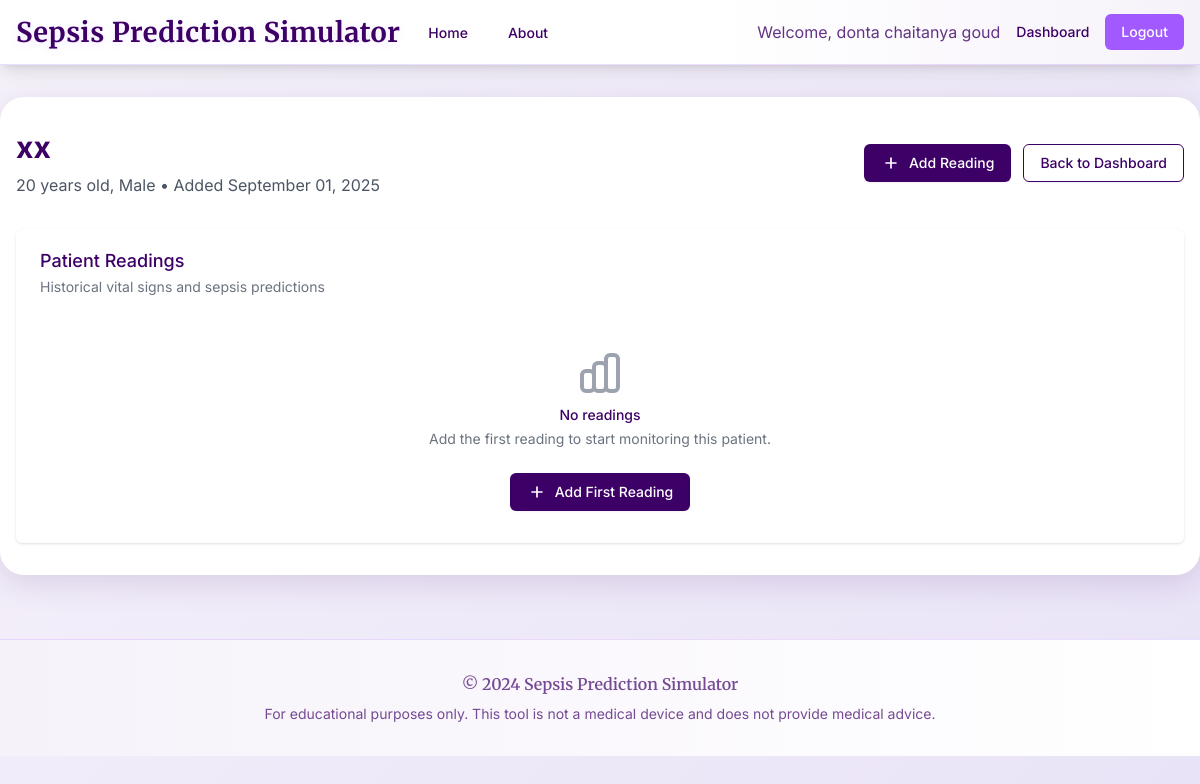
The page /patient/4 (signed in) on the database its author committed.
### app.py (models this page shows)
class User(UserMixin, db.Model):
    id = db.Column(db.Integer, primary_key=True)
    email = db.Column(db.String(120), unique=True, nullable=False)
    name = db.Column(db.String(120), nullable=False)
    password_hash = db.Column(db.String(255), nullable=False)
    created_at = db.Column(db.DateTime, default=datetime.utcnow)
    patients = db.relationship('Patient', backref='doctor', lazy=True)

class Patient(db.Model):
    id = db.Column(db.Integer, primary_key=True)
    doctor_id = db.Column(db.Integer, db.ForeignKey('user.id'), nullable=False)
    name = db.Column(db.String(120), nullable=False)
    age = db.Column(db.Integer, nullable=False)
    gender = db.Column(db.String(10), nullable=False)
    created_at = db.Column(db.DateTime, default=datetime.utcnow)
    readings = db.relationship('Reading', backref='patient', lazy=True, order_by='Reading.timestamp.desc()')

### app.py (the view)
@app.route('/patient/<int:patient_id>')
@doctor_required
def patient_detail(patient_id):
    patient = Patient.query.filter_by(id=patient_id, doctor_id=current_user.id).first_or_404()
    readings = patient.readings
    return render_template('patient_detail.html', patient=patient, readings=readings)

### app.py (called while the page is built)
@login_manager.user_loader
def load_user(user_id):
    return User.query.get(int(user_id))

def doctor_required(f):
    @wraps(f)
    def decorated_function(*args, **kwargs):
        if not current_user.is_authenticated:
            return redirect(url_for('login'))
        return f(*args, **kwargs)
    return decorated_function

### templates/patient_detail.html (shortened to what this page needs)
{% extends "base.html" %}
{% block content %}
<div class="max-w-7xl mx-auto">
    <div class="mb-8">
        <div class="flex items-center justify-between">
            <div>
                <h1 class="text-3xl font-bold" style="color: #3D0066;">{{ patient.name }}</h1>
                <p class="text-gray-600 mt-2">{{ patient.age }} years old, {{ patient.gender }} • Added {{ patient.created_at.strftime('%B %d, %Y') }}</p>
            </div>
            <div class="flex space-x-3">
                <a href="{{ url_for('new_reading', patient_id=patient.id) }}"
                   class="inline-flex items-center px-4 py-2 border border-transparent text-sm font-medium rounded-md shadow-sm text-white"
                   style="background-color: #3D0066; hover:bg-[#2a0047]; focus:ring-2 focus:ring-offset-2; focus:ring-[#3D0066];">
                    <svg class="h-5 w-5 mr-2" fill="none" stroke="currentColor" viewBox="0 0 24 24">
                        <path stroke-linecap="round" stroke-linejoin="round" stroke-width="2" d="M12 6v6m0 0v6m0-6h6m-6 0H6"></path>
                    </svg>
                    Add Reading
                </a>
                <a href="{{ url_for('dashboard') }}"
                   class="inline-flex items-center px-4 py-2 border border-[#3D0066] shadow-sm text-sm font-medium rounded-md text-[#3D0066] bg-white hover:bg-[#f3e8ff] focus:outline-none focus:ring-2 focus:ring-offset-2 focus:ring-[#3D0066]">
                    Back to Dashboard
                </a>
            </div>
        </div>
    </div>
    <div class="bg-white shadow overflow-hidden sm:rounded-md">
        <div class="px-4 py-5 sm:px-6">
            <h3 class="text-lg leading-6 font-medium" style="color: #3D0066;">Patient Readings</h3>
            <p class="mt-1 max-w-2xl text-sm text-gray-500">Historical vital signs and sepsis predictions</p>
        </div>
        {% if readings %}
            <div class="overflow-x-auto">
                <table class="min-w-full divide-y divide-gray-200">
                    <thead class="bg-gray-50">
                        <tr>
                            <th class="px-6 py-3 text-left text-xs font-medium text-gray-500 uppercase tracking-wider">Date/Time</th>
                            <th class="px-6 py-3 text-left text-xs font-medium text-gray-500 uppercase tracking-wider">Temperature</th>
                            <th class="px-6 py-3 text-left text-xs font-medium text-gray-500 uppercase tracking-wider">SBP</th>
                            <th class="px-6 py-3 text-left text-xs font-medium text-gray-500 uppercase tracking-wider">Resp</th>
                            <th class="px-6 py-3 text-left text-xs font-medium text-gray-500 uppercase tracking-wider">WBC</th>
                            <th class="px-6 py-3 text-left text-xs font-medium text-gray-500 uppercase tracking-wider">Lactate</th>
                            <th class="px-6 py-3 text-left text-xs font-medium text-gray-500 uppercase tracking-wider">Prediction</th>
                            <th class="px-6 py-3 text-left text-xs font-medium text-gray-500 uppercase tracking-wider">Confidence</th>
                            <th class="px-6 py-3 text-left text-xs font-medium text-gray-500 uppercase tracking-wider">Source</th>
                            <th class="px-6 py-3 text-left text-xs font-medium text-gray-500 uppercase tracking-wider">Actions</th>
                        </tr>
                    </thead>
                    <tbody class="bg-white divide-y divide-gray-200">
                        {% for reading in readings %}
                        <tr class="hover:bg-gray-50">
                            <td class="px-6 py-4 whitespace-nowrap text-sm text-gray-900">
                                {{ reading.timestamp.strftime('%m/%d/%Y %H:%M') }}
                            </td>
                            <td class="px-6 py-4 whitespace-nowrap text-sm text-gray-900">
                                {{ "%.1f"|format(reading.temp) }}°C
                            </td>
                            <td class="px-6 py-4 whitespace-nowrap text-sm text-gray-900">
                                {{ "%.0f"|format(reading.sbp) }} mmHg
                            </td>
                            <td class="px-6 py-4 whitespace-nowrap text-sm text-gray-900">
                                {{ "%.0f"|format(reading.resp) }}/min
                            </td>
                            <td class="px-6 py-4 whitespace-nowrap text-sm text-gray-900">
                                {{ "%.1f"|format(reading.wbc) }} x10³/μL
                            </td>
                            <td class="px-6 py-4 whitespace-nowrap text-sm text-gray-900">
                                {{ "%.1f"|format(reading.lactate) }} mmol/L
                            </td>
                            <td class="px-6 py-4 whitespace-nowrap">
                                <span class="inline-flex items-center px-2.5 py-0.5 rounded-full text-xs font-medium
                                    {% if reading.prediction %}bg-red-100 text-red-800{% else %}bg-green-100 text-green-800{% endif %}">
                                    {% if reading.prediction %}Sepsis{% else %}No Sepsis{% endif %}
                                </span>
                            </td>
                            <td class="px-6 py-4 whitespace-nowrap text-sm text-gray-900">
                                {{ "%.1f"|format(reading.confidence) }}%
                            </td>
                            <td class="px-6 py-4 whitespace-nowrap text-sm text-gray-900">
                                <span class="inline-flex items-center px-2.5 py-0.5 rounded-full text-xs font-medium
                                    {% if reading.prediction_source == 'model' %}bg-blue-100 text-blue-800{% else %}bg-yellow-100 text-yellow-800{% endif %}">
                                    {{ reading.prediction_source.title() }}
                                </span>
                            </td>
                            <td class="px-6 py-4 whitespace-nowrap text-right text-sm font-medium">
                                <a href="{{ url_for('edit_reading', patient_id=patient.id, reading_id=reading.id) }}" class="text-blue-600 hover:text-blue-900 mr-3">Edit</a>
                                <form action="{{ url_for('delete_reading', patient_id=patient.id, reading_id=reading.id) }}" method="POST" style="display:inline;" onsubmit="return confirm('Are you sure you want to delete this reading?');">
                                    <button type="submit" class="text-red-600 hover:text-red-900">Delete</button>
                                </form>
                            </td>
                        </tr>
                        {% endfor %}
                    </tbody>
                </table>
            </div>
        {% else %}
            <div class="px-4 py-8 text-center">
                <h3 class="mt-2 text-sm font-medium" style="color: #3D0066;">No readings</h3>
                <p class="mt-1 text-sm text-gray-500">Add the first reading to start monitoring this patient.</p>
                <div class="mt-6">
                    <a href="{{ url_for('new_reading', patient_id=patient.id) }}"
                       class="inline-flex items-center px-4 py-2 border border-transparent shadow-sm text-sm font-medium rounded-md text-white"
                       style="background-color: #3D0066; hover:bg-[#2a0047]; focus:ring-2 focus:ring-offset-2; focus:ring-[#3D0066];">
                        <svg class="h-5 w-5 mr-2" fill="none" stroke="currentColor" viewBox="0 0 24 24">
                            <path stroke-linecap="round" stroke-linejoin="round" stroke-width="2" d="M12 6v6m0 0v6m0-6h6m-6 0H6"></path>
                        </svg>
                        Add First Reading
                    </a>
                </div>
            </div>
        {% endif %}
    </div>
</div>
{% endblock %}

### templates/base.html (shortened to what this page needs)
<!DOCTYPE html>
<html lang="en">
<head>
    <script src="https://cdn.tailwindcss.com"></script>
</head>
<body class="bg-[#f6f2fa] text-[#2A004D] min-h-screen">
    <nav class="nav-bg shadow-lg border-b border-[#A259FF]/20">
        <div class="max-w-7xl mx-auto px-4">
            <div class="flex justify-between h-16">
                <div class="flex">
                    <div class="flex-shrink-0 flex items-center">
                        <a href="{{ url_for('home') }}" class="official-title">
                            Sepsis Prediction Simulator
                        </a>
                    </div>
                    <div class="hidden sm:ml-6 sm:flex sm:space-x-8">
                        <a href="{{ url_for('home') }}" class="nav-link inline-flex items-center px-1 pt-1 border-b-2 border-transparent text-sm font-medium {% if request.endpoint == 'home' %}active{% endif %}">
                            Home
                        </a>
                        <a href="{{ url_for('about') }}" class="nav-link inline-flex items-center px-1 pt-1 border-b-2 border-transparent text-sm font-medium {% if request.endpoint == 'about' %}active{% endif %}">
                            About
                        </a>
                    </div>
                </div>
                <div class="hidden sm:ml-6 sm:flex sm:items-center">
                    {% if current_user.is_authenticated %}
                        <div class="flex items-center space-x-4">
                            <span class="text-[#3D0066]/80">Welcome, {{ current_user.name }}</span>
                            <a href="{{ url_for('dashboard') }}" class="nav-link text-sm font-medium {% if request.endpoint == 'dashboard' %}active{% endif %}">
                                Dashboard
                            </a>
                            <a href="{{ url_for('logout') }}" class="bg-[#A259FF] text-white px-4 py-2 rounded-md text-sm font-medium hover:bg-[#3D0066] transition">
                                Logout
                            </a>
                        </div>
                    {% endif %}
                </div>
            </div>
        </div>
    </nav>
    <main class="max-w-7xl mx-auto px-4 py-8 mt-8 mb-8">
        {% block content %}{% endblock %}
    </main>
    <footer class="border-t border-[#A259FF]/20 mt-16">
        <div class="max-w-7xl mx-auto px-4 py-8">
            <div class="text-center text-[#3D0066]/70">
                <p class="font-semibold" style="font-family: 'Merriweather', 'Times New Roman', Times, serif;">&copy; 2024 Sepsis Prediction Simulator</p>
                <p class="mt-2 text-sm">For educational purposes only. This tool is not a medical device and does not provide medical advice.</p>
            </div>
        </div>
    </footer>
</body>
</html>

### templates/base.html (style rules this page uses)
body { font-family: 'Inter', sans-serif; background: linear-gradient(135deg, #f6f2fa 0%, #e9e3f7 100%); color: #2A004D; }
.official-title { font-family: 'Merriweather', 'Times New Roman', Times, serif; font-weight: 700; font-size: 1.7rem; letter-spacing: 0.5px; color: #3D0066; text-shadow: 0 2px 8px #A259FF22, 0 1px 0 #fff; }
.nav-link { color: #3D0066; font-weight: 500; transition: color 0.2s, border-color 0.2s; }
.nav-bg { background: linear-gradient(90deg, #fff 60%, #f6f2fa 100%); }
main { background: #fff; border-radius: 1.5rem; box-shadow: 0 8px 32px 0 #3D006622; }
footer { background: linear-gradient(90deg, #f6f2fa 0%, #fff 100%); }

### rows shown on the page
User: name "donta chaitanya goud"
Patient: name "xx", age "20", gender "Male", created_at "September 01, 2025"
